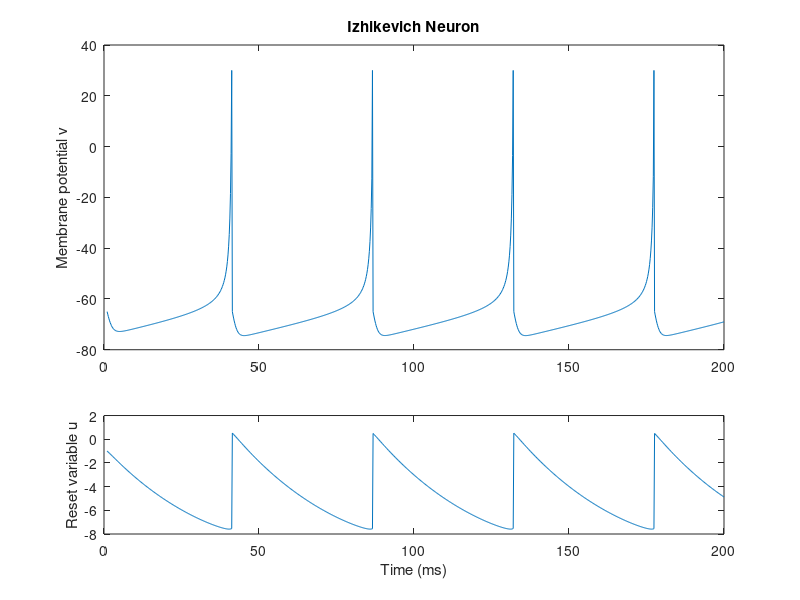

Write MATLAB code to recreate this figure.
function IzNeuronDemo
% Simualates Izhikevich's neuron model using the Euler method


dt = 0.2; % Euler method step size

Tmax = 200; % simulation time

T = 1:dt:Tmax; % time points

I = 10; % base current - use I = 0.8 for bursting

% Parameters of Izhikevich's model (regular spiking)
a = 0.02;
b = 0.2;
c = -65;
d = 8;

% Parameters of Izhikevich's model (bursting)
% a = 0.02;
% b = 0.25;
% c = -55;
% d = 0;


% Initial values
v(1) = -65;
u(1) = -1;


% SIMULATE

for t = 1:length(T)-1

   % Update v and u according to Izhikevich's equations
   v(t+1) = v(t) + dt*(0.04*v(t)^2+5*v(t)+140-u(t)+I);
   u(t+1) = u(t) + dt*(a*(b*v(t)-u(t)));
   
   % Reset the neuron if it has spiked
   if v(t+1) >= 30
      v(t) = 30; % Dirac pulse
      v(t+1) = c;
      u(t+1) = u(t+1)+d;
   end      

end

subplot(3,1,[1,2])
plot(1:dt:Tmax,v)
ylabel('Membrane potential v')
title('Izhikevich Neuron')

subplot(3,1,3)
plot(1:dt:Tmax,u)
xlabel('Time (ms)')
ylabel('Reset variable u')